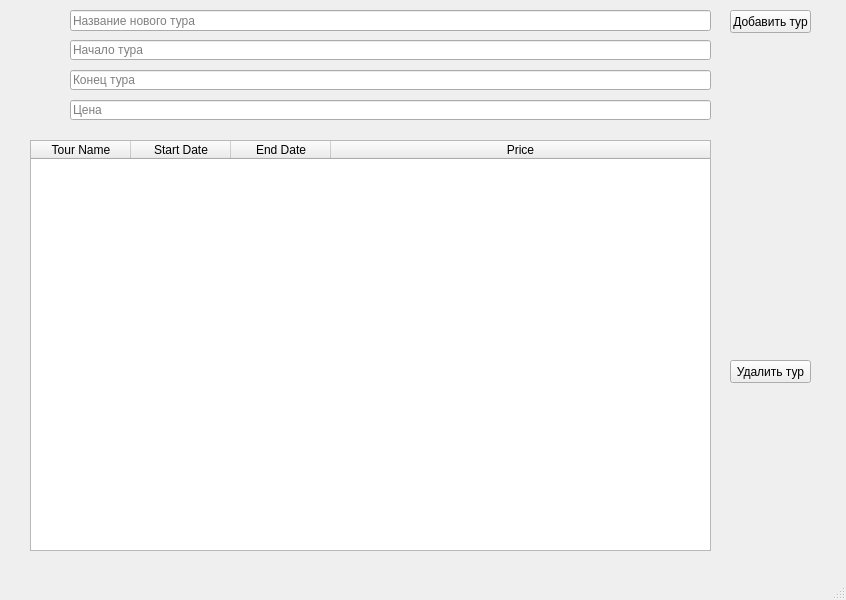
<?xml version="1.0" encoding="UTF-8"?>
<ui version="4.0">
 <class>MainWindow</class>
 <widget class="QMainWindow" name="MainWindow">
  <property name="geometry">
   <rect>
    <x>0</x>
    <y>0</y>
    <width>846</width>
    <height>600</height>
   </rect>
  </property>
  <property name="windowTitle">
   <string>MainWindow</string>
  </property>
  <widget class="QWidget" name="centralwidget">
   <widget class="QTableWidget" name="tableWidget">
    <property name="geometry">
     <rect>
      <x>30</x>
      <y>140</y>
      <width>681</width>
      <height>411</height>
     </rect>
    </property>
    <attribute name="horizontalHeaderStretchLastSection">
     <bool>true</bool>
    </attribute>
    <column>
     <property name="text">
      <string>Tour Name</string>
     </property>
    </column>
    <column>
     <property name="text">
      <string>Start Date</string>
     </property>
    </column>
    <column>
     <property name="text">
      <string>End Date</string>
     </property>
    </column>
    <column>
     <property name="text">
      <string>Price</string>
     </property>
    </column>
   </widget>
   <widget class="QPushButton" name="add_button">
    <property name="geometry">
     <rect>
      <x>730</x>
      <y>10</y>
      <width>81</width>
      <height>23</height>
     </rect>
    </property>
    <property name="text">
     <string>Добавить тур</string>
    </property>
   </widget>
   <widget class="QPushButton" name="button_delete">
    <property name="geometry">
     <rect>
      <x>730</x>
      <y>360</y>
      <width>81</width>
      <height>23</height>
     </rect>
    </property>
    <property name="text">
     <string>Удалить тур</string>
    </property>
   </widget>
   <widget class="QLineEdit" name="lineNew">
    <property name="geometry">
     <rect>
      <x>70</x>
      <y>10</y>
      <width>641</width>
      <height>21</height>
     </rect>
    </property>
    <property name="placeholderText">
     <string>Название нового тура</string>
    </property>
   </widget>
   <widget class="QLineEdit" name="lineEdit">
    <property name="geometry">
     <rect>
      <x>70</x>
      <y>40</y>
      <width>641</width>
      <height>20</height>
     </rect>
    </property>
    <property name="placeholderText">
     <string>Начало тура</string>
    </property>
   </widget>
   <widget class="QLineEdit" name="lineEdit_2">
    <property name="geometry">
     <rect>
      <x>70</x>
      <y>70</y>
      <width>641</width>
      <height>20</height>
     </rect>
    </property>
    <property name="placeholderText">
     <string>Конец тура</string>
    </property>
   </widget>
   <widget class="QLineEdit" name="lineEdit_3">
    <property name="geometry">
     <rect>
      <x>70</x>
      <y>100</y>
      <width>641</width>
      <height>20</height>
     </rect>
    </property>
    <property name="placeholderText">
     <string>Цена</string>
    </property>
   </widget>
  </widget>
  <widget class="QStatusBar" name="statusbar"/>
 </widget>
 <resources/>
 <connections/>
</ui>
